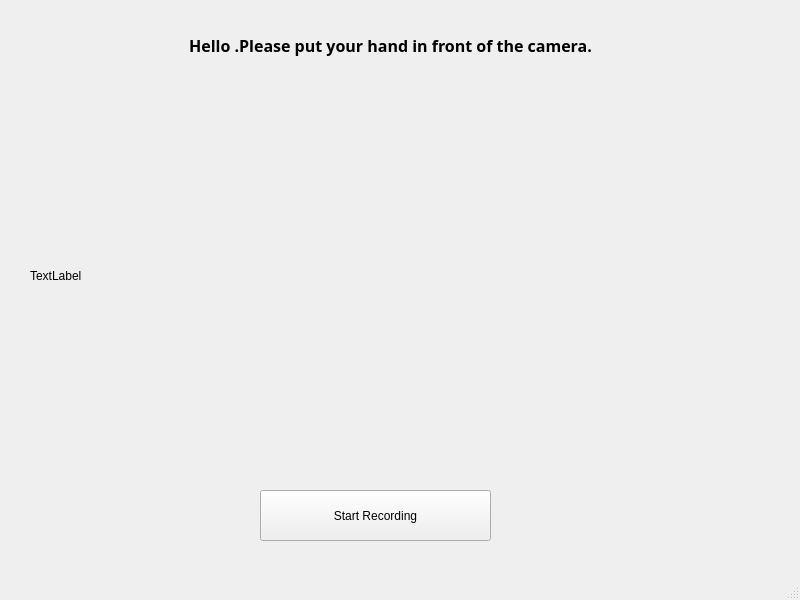
<?xml version="1.0" encoding="UTF-8"?>
<ui version="4.0">
 <class>hand_register_window</class>
 <widget class="QMainWindow" name="hand_register_window">
  <property name="geometry">
   <rect>
    <x>0</x>
    <y>0</y>
    <width>800</width>
    <height>600</height>
   </rect>
  </property>
  <property name="windowTitle">
   <string>Multimodal Authentication System - Hand</string>
  </property>
  <widget class="QWidget" name="centralwidget">
   <widget class="QPushButton" name="btn_start">
    <property name="geometry">
     <rect>
      <x>260</x>
      <y>490</y>
      <width>231</width>
      <height>51</height>
     </rect>
    </property>
    <property name="text">
     <string>Start Recording</string>
    </property>
   </widget>
   <widget class="QLabel" name="image">
    <property name="geometry">
     <rect>
      <x>30</x>
      <y>90</y>
      <width>691</width>
      <height>371</height>
     </rect>
    </property>
    <property name="text">
     <string>TextLabel</string>
    </property>
   </widget>
   <widget class="QLabel" name="text">
    <property name="geometry">
     <rect>
      <x>30</x>
      <y>30</y>
      <width>721</width>
      <height>31</height>
     </rect>
    </property>
    <property name="font">
     <font>
      <family>Hack</family>
      <pointsize>12</pointsize>
      <weight>75</weight>
      <bold>true</bold>
     </font>
    </property>
    <property name="text">
     <string>Hello .Please put your hand in front of the camera.</string>
    </property>
    <property name="alignment">
     <set>Qt::AlignCenter</set>
    </property>
   </widget>
  </widget>
  <widget class="QMenuBar" name="menubar">
   <property name="geometry">
    <rect>
     <x>0</x>
     <y>0</y>
     <width>800</width>
     <height>24</height>
    </rect>
   </property>
  </widget>
  <widget class="QStatusBar" name="statusbar"/>
 </widget>
 <resources/>
 <connections/>
</ui>
